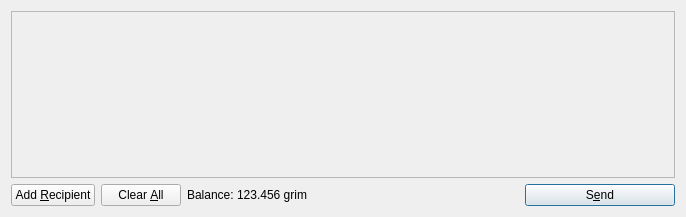
<?xml version="1.0" encoding="UTF-8"?>
<ui version="4.0">
 <class>SendCoinsDialog</class>
 <widget class="QDialog" name="SendCoinsDialog">
  <property name="geometry">
   <rect>
    <x>0</x>
    <y>0</y>
    <width>686</width>
    <height>217</height>
   </rect>
  </property>
  <property name="windowTitle">
   <string>Send Coins</string>
  </property>
  <layout class="QVBoxLayout" name="verticalLayout">
   <item>
    <widget class="QScrollArea" name="scrollArea">
     <property name="widgetResizable">
      <bool>true</bool>
     </property>
     <widget class="QWidget" name="scrollAreaWidgetContents">
      <property name="geometry">
       <rect>
        <x>0</x>
        <y>0</y>
        <width>666</width>
        <height>165</height>
       </rect>
      </property>
      <layout class="QVBoxLayout" name="verticalLayout_2">
       <property name="margin">
        <number>0</number>
       </property>
       <item>
        <layout class="QVBoxLayout" name="entries">
         <property name="spacing">
          <number>6</number>
         </property>
        </layout>
       </item>
       <item>
        <spacer name="verticalSpacer">
         <property name="orientation">
          <enum>Qt::Vertical</enum>
         </property>
         <property name="sizeHint" stdset="0">
          <size>
           <width>20</width>
           <height>40</height>
          </size>
         </property>
        </spacer>
       </item>
      </layout>
     </widget>
    </widget>
   </item>
   <item>
    <layout class="QHBoxLayout" name="horizontalLayout">
     <item>
      <widget class="QPushButton" name="addButton">
       <property name="toolTip">
        <string>Send to multiple recipients at once</string>
       </property>
       <property name="text">
        <string>Add &amp;Recipient</string>
       </property>
       <property name="icon">
        <iconset resource="../bitcoin.qrc">
         <normaloff>:/icons/add</normaloff>:/icons/add</iconset>
       </property>
       <property name="autoDefault">
        <bool>false</bool>
       </property>
      </widget>
     </item>
     <item>
      <widget class="QPushButton" name="clearButton">
       <property name="sizePolicy">
        <sizepolicy hsizetype="Minimum" vsizetype="Fixed">
         <horstretch>0</horstretch>
         <verstretch>0</verstretch>
        </sizepolicy>
       </property>
       <property name="toolTip">
        <string>Remove all transaction fields</string>
       </property>
       <property name="text">
        <string>Clear &amp;All</string>
       </property>
       <property name="icon">
        <iconset resource="../bitcoin.qrc">
         <normaloff>:/icons/remove</normaloff>:/icons/remove</iconset>
       </property>
       <property name="autoRepeatDelay">
        <number>300</number>
       </property>
       <property name="autoDefault">
        <bool>false</bool>
       </property>
      </widget>
     </item>
     <item>
      <layout class="QHBoxLayout" name="horizontalLayout_2">
       <property name="spacing">
        <number>3</number>
       </property>
       <item>
        <widget class="QLabel" name="label">
         <property name="text">
          <string>Balance:</string>
         </property>
        </widget>
       </item>
       <item>
        <widget class="QLabel" name="labelBalance">
         <property name="cursor">
          <cursorShape>IBeamCursor</cursorShape>
         </property>
         <property name="text">
          <string>123.456 grim</string>
         </property>
         <property name="textInteractionFlags">
          <set>Qt::LinksAccessibleByMouse|Qt::TextSelectableByKeyboard|Qt::TextSelectableByMouse</set>
         </property>
        </widget>
       </item>
      </layout>
     </item>
     <item>
      <spacer name="horizontalSpacer">
       <property name="orientation">
        <enum>Qt::Horizontal</enum>
       </property>
       <property name="sizeHint" stdset="0">
        <size>
         <width>40</width>
         <height>20</height>
        </size>
       </property>
      </spacer>
     </item>
     <item>
      <widget class="QPushButton" name="sendButton">
       <property name="minimumSize">
        <size>
         <width>150</width>
         <height>0</height>
        </size>
       </property>
       <property name="toolTip">
        <string>Confirm the send action</string>
       </property>
       <property name="text">
        <string>S&amp;end</string>
       </property>
       <property name="icon">
        <iconset resource="../bitcoin.qrc">
         <normaloff>:/icons/send</normaloff>:/icons/send</iconset>
       </property>
       <property name="default">
        <bool>true</bool>
       </property>
      </widget>
     </item>
    </layout>
   </item>
  </layout>
 </widget>
 <resources>
  <include location="../bitcoin.qrc"/>
 </resources>
 <connections/>
</ui>
